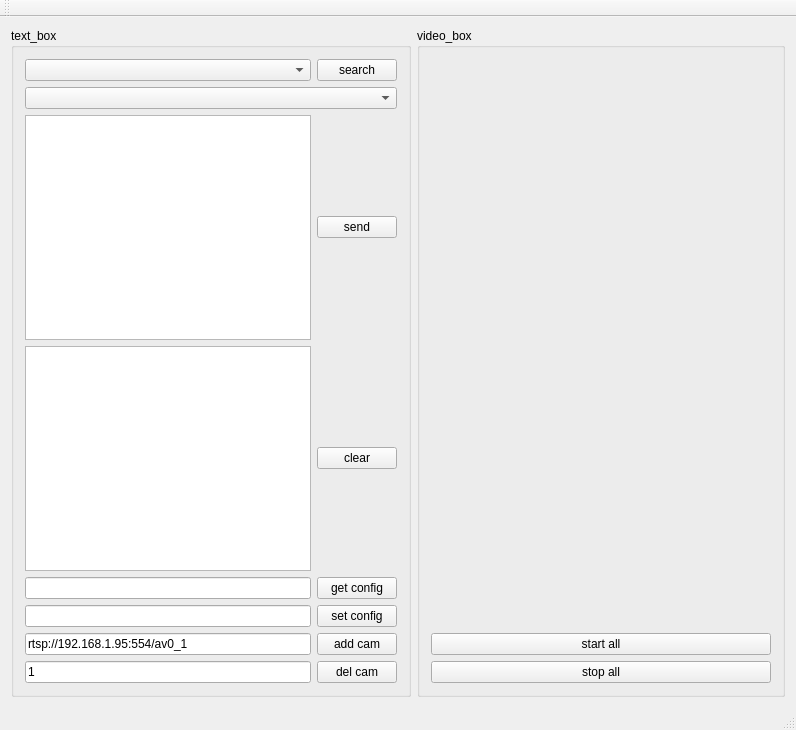
<?xml version="1.0" encoding="UTF-8"?>
<ui version="4.0">
 <class>MainWindow</class>
 <widget class="QMainWindow" name="MainWindow">
  <property name="geometry">
   <rect>
    <x>0</x>
    <y>0</y>
    <width>796</width>
    <height>730</height>
   </rect>
  </property>
  <property name="windowTitle">
   <string>MainWindow</string>
  </property>
  <widget class="QWidget" name="centralWidget">
   <layout class="QGridLayout" name="gridLayout_3">
    <item row="0" column="0">
     <widget class="QGroupBox" name="groupBox_text">
      <property name="maximumSize">
       <size>
        <width>400</width>
        <height>16777215</height>
       </size>
      </property>
      <property name="title">
       <string>text_box</string>
      </property>
      <layout class="QGridLayout" name="gridLayout">
       <item row="3" column="0">
        <widget class="QPlainTextEdit" name="plainTextEdit_recive"/>
       </item>
       <item row="2" column="0">
        <widget class="QPlainTextEdit" name="plainTextEdit_send"/>
       </item>
       <item row="0" column="0">
        <widget class="QComboBox" name="comboBox_search"/>
       </item>
       <item row="0" column="1">
        <widget class="QPushButton" name="pushButton_search">
         <property name="text">
          <string>search</string>
         </property>
        </widget>
       </item>
       <item row="3" column="1">
        <widget class="QPushButton" name="pushButton_recive">
         <property name="text">
          <string>clear</string>
         </property>
        </widget>
       </item>
       <item row="2" column="1">
        <widget class="QPushButton" name="pushButton_send">
         <property name="text">
          <string>send</string>
         </property>
        </widget>
       </item>
       <item row="1" column="0" colspan="2">
        <widget class="QComboBox" name="comboBox_cameras"/>
       </item>
       <item row="5" column="1">
        <widget class="QPushButton" name="pushButton_setconfig">
         <property name="text">
          <string>set config</string>
         </property>
        </widget>
       </item>
       <item row="4" column="1">
        <widget class="QPushButton" name="pushButton_getconfig">
         <property name="text">
          <string>get config</string>
         </property>
        </widget>
       </item>
       <item row="4" column="0">
        <widget class="QLineEdit" name="lineEdit_getconfig"/>
       </item>
       <item row="5" column="0">
        <widget class="QLineEdit" name="lineEdit_setconfig"/>
       </item>
       <item row="8" column="1">
        <widget class="QPushButton" name="pushButton_delcam">
         <property name="text">
          <string>del cam</string>
         </property>
        </widget>
       </item>
       <item row="6" column="1">
        <widget class="QPushButton" name="pushButton_addcam">
         <property name="text">
          <string>add cam</string>
         </property>
        </widget>
       </item>
       <item row="6" column="0">
        <widget class="QLineEdit" name="lineEdit_addcam">
         <property name="text">
          <string>rtsp://192.168.1.95:554/av0_1</string>
         </property>
        </widget>
       </item>
       <item row="8" column="0">
        <widget class="QLineEdit" name="lineEdit_delcam">
         <property name="text">
          <string>1</string>
         </property>
        </widget>
       </item>
      </layout>
     </widget>
    </item>
    <item row="0" column="1">
     <widget class="QGroupBox" name="groupBox_video">
      <property name="title">
       <string>video_box</string>
      </property>
      <layout class="QGridLayout" name="gridLayout_2">
       <item row="1" column="0">
        <widget class="QPushButton" name="pushButton_start">
         <property name="text">
          <string>start all</string>
         </property>
        </widget>
       </item>
       <item row="0" column="0">
        <widget class="QWidget" name="widget_video" native="true">
         <layout class="QVBoxLayout" name="verticalLayout">
          <item>
           <layout class="QGridLayout" name="gridLayout_video"/>
          </item>
         </layout>
        </widget>
       </item>
       <item row="2" column="0">
        <widget class="QPushButton" name="pushButton_stop">
         <property name="text">
          <string>stop all</string>
         </property>
        </widget>
       </item>
      </layout>
     </widget>
    </item>
   </layout>
  </widget>
  <widget class="QMenuBar" name="menuBar">
   <property name="geometry">
    <rect>
     <x>0</x>
     <y>0</y>
     <width>796</width>
     <height>20</height>
    </rect>
   </property>
  </widget>
  <widget class="QToolBar" name="mainToolBar">
   <attribute name="toolBarArea">
    <enum>TopToolBarArea</enum>
   </attribute>
   <attribute name="toolBarBreak">
    <bool>false</bool>
   </attribute>
  </widget>
  <widget class="QStatusBar" name="statusBar"/>
 </widget>
 <layoutdefault spacing="6" margin="11"/>
 <resources/>
 <connections/>
</ui>
